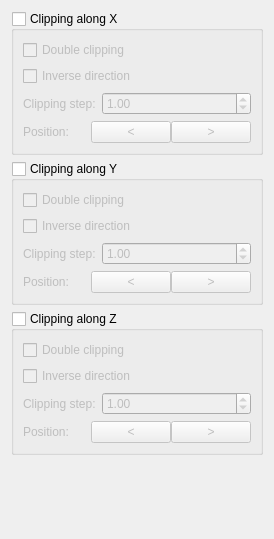
              <widget class="QWidget" name="scenestyle0Page">
               <layout class="QVBoxLayout" name="verticalLayout_28">
                <item>
                 <widget class="QGroupBox" name="scenestyleClipXGroupBox">
                  <property name="title">
                   <string>Clipping along X</string>
                  </property>
                  <property name="checkable">
                   <bool>true</bool>
                  </property>
                  <property name="checked">
                   <bool>false</bool>
                  </property>
                  <layout class="QVBoxLayout" name="verticalLayout_6">
                   <item>
                    <widget class="QCheckBox" name="scenestyleDClipXCheckBox">
                     <property name="text">
                      <string>Double clipping</string>
                     </property>
                    </widget>
                   </item>
                   <item>
                    <widget class="QCheckBox" name="scenestyleclipInvXCheckBox">
                     <property name="text">
                      <string>Inverse direction</string>
                     </property>
                    </widget>
                   </item>
                   <item>
                    <layout class="QHBoxLayout" name="horizontalLayout_4">
                     <item>
                      <widget class="QLabel" name="label_2">
                       <property name="sizePolicy">
                        <sizepolicy hsizetype="Preferred" vsizetype="Preferred">
                         <horstretch>0</horstretch>
                         <verstretch>0</verstretch>
                        </sizepolicy>
                       </property>
                       <property name="text">
                        <string>Clipping step:</string>
                       </property>
                      </widget>
                     </item>
                     <item>
                      <widget class="QDoubleSpinBox" name="clipstepXSpinBox">
                       <property name="sizePolicy">
                        <sizepolicy hsizetype="Expanding" vsizetype="Fixed">
                         <horstretch>0</horstretch>
                         <verstretch>0</verstretch>
                        </sizepolicy>
                       </property>
                       <property name="specialValueText">
                        <string/>
                       </property>
                       <property name="singleStep">
                        <double>0.500000000000000</double>
                       </property>
                       <property name="value">
                        <double>1.000000000000000</double>
                       </property>
                      </widget>
                     </item>
                    </layout>
                   </item>
                   <item>
                    <layout class="QHBoxLayout" name="horizontalLayout">
                     <property name="spacing">
                      <number>0</number>
                     </property>
                     <property name="sizeConstraint">
                      <enum>QLayout::SetDefaultConstraint</enum>
                     </property>
                     <item>
                      <widget class="QLabel" name="label_11">
                       <property name="sizePolicy">
                        <sizepolicy hsizetype="Preferred" vsizetype="Preferred">
                         <horstretch>0</horstretch>
                         <verstretch>0</verstretch>
                        </sizepolicy>
                       </property>
                       <property name="minimumSize">
                        <size>
                         <width>68</width>
                         <height>0</height>
                        </size>
                       </property>
                       <property name="maximumSize">
                        <size>
                         <width>68</width>
                         <height>16777215</height>
                        </size>
                       </property>
                       <property name="text">
                        <string>Position:</string>
                       </property>
                       <property name="buddy">
                        <cstring>clipXbackButton</cstring>
                       </property>
                      </widget>
                     </item>
                     <item>
                      <widget class="QPushButton" name="clipXbackButton">
                       <property name="sizePolicy">
                        <sizepolicy hsizetype="Expanding" vsizetype="Fixed">
                         <horstretch>0</horstretch>
                         <verstretch>0</verstretch>
                        </sizepolicy>
                       </property>
                       <property name="maximumSize">
                        <size>
                         <width>16777215</width>
                         <height>24</height>
                        </size>
                       </property>
                       <property name="text">
                        <string>&lt;</string>
                       </property>
                      </widget>
                     </item>
                     <item>
                      <widget class="QPushButton" name="clipXforwardButton">
                       <property name="sizePolicy">
                        <sizepolicy hsizetype="Expanding" vsizetype="Fixed">
                         <horstretch>0</horstretch>
                         <verstretch>0</verstretch>
                        </sizepolicy>
                       </property>
                       <property name="maximumSize">
                        <size>
                         <width>16777215</width>
                         <height>24</height>
                        </size>
                       </property>
                       <property name="text">
                        <string>&gt;</string>
                       </property>
                      </widget>
                     </item>
                    </layout>
                   </item>
                  </layout>
                 </widget>
                </item>
                <item>
                 <widget class="QGroupBox" name="scenestyleClipYGroupBox">
                  <property name="title">
                   <string>Clipping along Y</string>
                  </property>
                  <property name="checkable">
                   <bool>true</bool>
                  </property>
                  <property name="checked">
                   <bool>false</bool>
                  </property>
                  <layout class="QVBoxLayout" name="verticalLayout_9">
                   <item>
                    <widget class="QCheckBox" name="scenestyleDClipYCheckBox">
                     <property name="text">
                      <string>Double clipping</string>
                     </property>
                    </widget>
                   </item>
                   <item>
                    <widget class="QCheckBox" name="scenestyleclipInvYCheckBox">
                     <property name="text">
                      <string>Inverse direction</string>
                     </property>
                    </widget>
                   </item>
                   <item>
                    <layout class="QHBoxLayout" name="horizontalLayout_5">
                     <item>
                      <widget class="QLabel" name="label_9">
                       <property name="text">
                        <string>Clipping step:</string>
                       </property>
                      </widget>
                     </item>
                     <item>
                      <widget class="QDoubleSpinBox" name="clipstepYSpinBox">
                       <property name="sizePolicy">
                        <sizepolicy hsizetype="Expanding" vsizetype="Fixed">
                         <horstretch>0</horstretch>
                         <verstretch>0</verstretch>
                        </sizepolicy>
                       </property>
                       <property name="singleStep">
                        <double>0.500000000000000</double>
                       </property>
                       <property name="value">
                        <double>1.000000000000000</double>
                       </property>
                      </widget>
                     </item>
                    </layout>
                   </item>
                   <item>
                    <layout class="QHBoxLayout" name="horizontalLayout_2">
                     <property name="spacing">
                      <number>0</number>
                     </property>
                     <item>
                      <widget class="QLabel" name="label_12">
                       <property name="minimumSize">
                        <size>
                         <width>68</width>
                         <height>0</height>
                        </size>
                       </property>
                       <property name="maximumSize">
                        <size>
                         <width>68</width>
                         <height>16777215</height>
                        </size>
                       </property>
                       <property name="text">
                        <string>Position:</string>
                       </property>
                       <property name="buddy">
                        <cstring>clipYbackButton</cstring>
                       </property>
                      </widget>
                     </item>
                     <item>
                      <widget class="QPushButton" name="clipYbackButton">
                       <property name="text">
                        <string>&lt;</string>
                       </property>
                      </widget>
                     </item>
                     <item>
                      <widget class="QPushButton" name="clipYforwardButton">
                       <property name="text">
                        <string>&gt;</string>
                       </property>
                      </widget>
                     </item>
                    </layout>
                   </item>
                  </layout>
                 </widget>
                </item>
                <item>
                 <widget class="QGroupBox" name="scenestyleClipZGroupBox">
                  <property name="minimumSize">
                   <size>
                    <width>0</width>
                    <height>0</height>
                   </size>
                  </property>
                  <property name="title">
                   <string>Clipping along Z</string>
                  </property>
                  <property name="checkable">
                   <bool>true</bool>
                  </property>
                  <property name="checked">
                   <bool>false</bool>
                  </property>
                  <layout class="QVBoxLayout" name="verticalLayout_10">
                   <item>
                    <widget class="QCheckBox" name="scenestyleDClipZCheckBox">
                     <property name="text">
                      <string>Double clipping </string>
                     </property>
                    </widget>
                   </item>
                   <item>
                    <widget class="QCheckBox" name="scenestyleclipInvZCheckBox">
                     <property name="text">
                      <string>Inverse direction</string>
                     </property>
                    </widget>
                   </item>
                   <item>
                    <layout class="QHBoxLayout" name="horizontalLayout_7">
                     <item>
                      <widget class="QLabel" name="label_10">
                       <property name="text">
                        <string>Clipping step:</string>
                       </property>
                      </widget>
                     </item>
                     <item>
                      <widget class="QDoubleSpinBox" name="clipstepZSpinBox">
                       <property name="sizePolicy">
                        <sizepolicy hsizetype="Expanding" vsizetype="Fixed">
                         <horstretch>0</horstretch>
                         <verstretch>0</verstretch>
                        </sizepolicy>
                       </property>
                       <property name="singleStep">
                        <double>0.500000000000000</double>
                       </property>
                       <property name="value">
                        <double>1.000000000000000</double>
                       </property>
                      </widget>
                     </item>
                    </layout>
                   </item>
                   <item>
                    <layout class="QHBoxLayout" name="horizontalLayout_3">
                     <property name="spacing">
                      <number>0</number>
                     </property>
                     <item>
                      <widget class="QLabel" name="label_13">
                       <property name="minimumSize">
                        <size>
                         <width>68</width>
                         <height>0</height>
                        </size>
                       </property>
                       <property name="maximumSize">
                        <size>
                         <width>68</width>
                         <height>16777215</height>
                        </size>
                       </property>
                       <property name="text">
                        <string>Position:</string>
                       </property>
                      </widget>
                     </item>
                     <item>
                      <widget class="QPushButton" name="clipZbackButton">
                       <property name="sizePolicy">
                        <sizepolicy hsizetype="Expanding" vsizetype="Fixed">
                         <horstretch>0</horstretch>
                         <verstretch>0</verstretch>
                        </sizepolicy>
                       </property>
                       <property name="minimumSize">
                        <size>
                         <width>0</width>
                         <height>0</height>
                        </size>
                       </property>
                       <property name="maximumSize">
                        <size>
                         <width>16777215</width>
                         <height>24</height>
                        </size>
                       </property>
                       <property name="text">
                        <string>&lt;</string>
                       </property>
                      </widget>
                     </item>
                     <item>
                      <widget class="QPushButton" name="clipZforwardButton">
                       <property name="sizePolicy">
                        <sizepolicy hsizetype="Expanding" vsizetype="Fixed">
                         <horstretch>0</horstretch>
                         <verstretch>0</verstretch>
                        </sizepolicy>
                       </property>
                       <property name="minimumSize">
                        <size>
                         <width>0</width>
                         <height>0</height>
                        </size>
                       </property>
                       <property name="maximumSize">
                        <size>
                         <width>16777215</width>
                         <height>24</height>
                        </size>
                       </property>
                       <property name="text">
                        <string>&gt;</string>
                       </property>
                      </widget>
                     </item>
                    </layout>
                   </item>
                  </layout>
                 </widget>
                </item>
                <item>
                 <spacer name="verticalSpacer_4">
                  <property name="orientation">
                   <enum>Qt::Vertical</enum>
                  </property>
                  <property name="sizeHint" stdset="0">
                   <size>
                    <width>20</width>
                    <height>73</height>
                   </size>
                  </property>
                 </spacer>
                </item>
               </layout>
              </widget>
